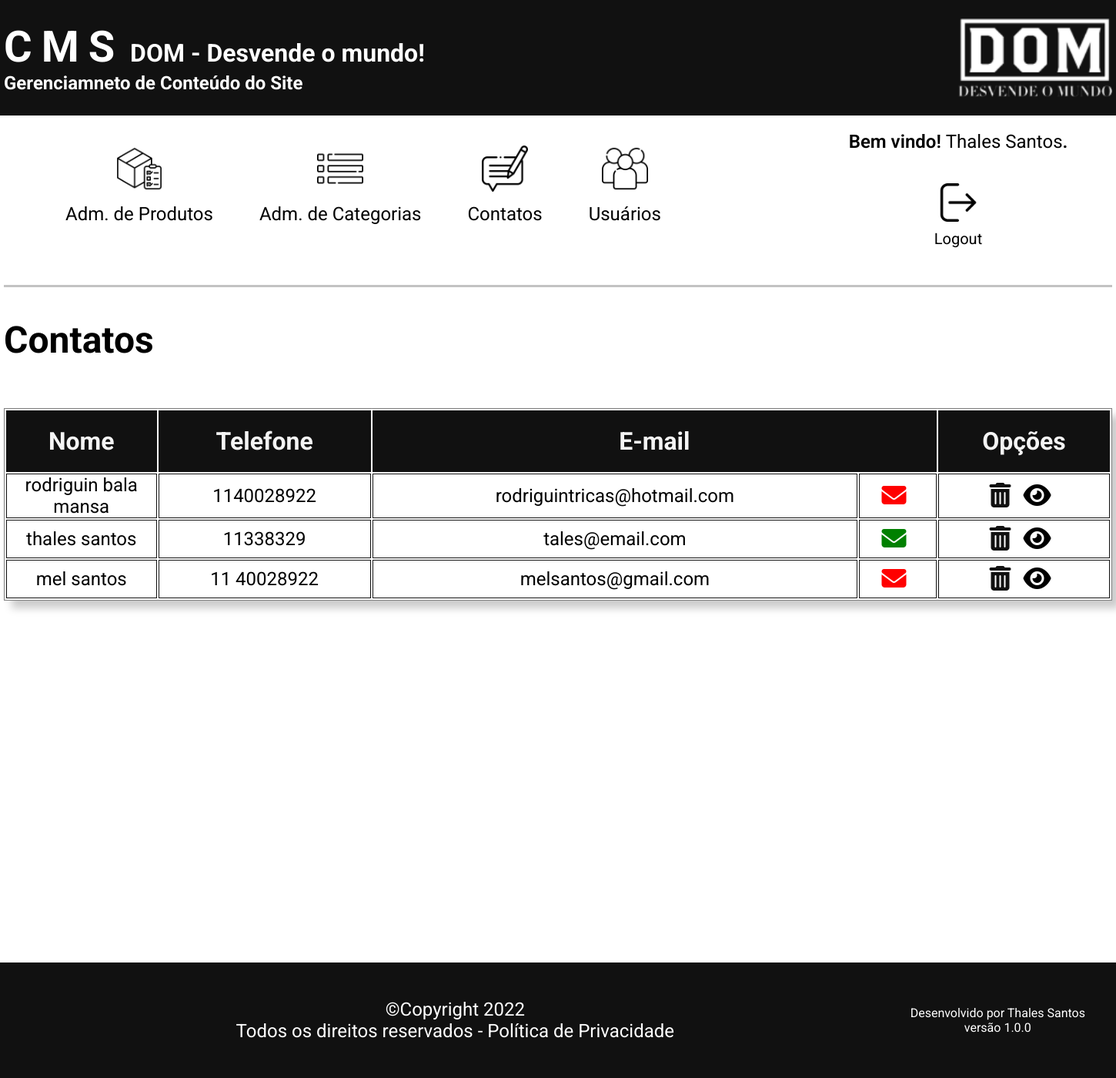
Page /cms/dashboard-contatos.php on the committed database.
### tables this page shows
CREATE TABLE `tbl_contatos` (
  `id_contato` int NOT NULL AUTO_INCREMENT,
  `nome` varchar(80) NOT NULL,
  `telefone` varchar(18) DEFAULT NULL,
  `email` varchar(80) NOT NULL,
  `obs` text,
  `atualizacoes_email` tinyint(1) DEFAULT NULL,
  PRIMARY KEY (`id_contato`)
);

### cms/model/bd/contato.php (called while the page is built, shortened)
<?php
function selectAllContatos()
{
    $conexao = conexaoMySQL();
    $sql = "SELECT * FROM tbl_contatos order by id_contato desc";
    $result = mysqli_query($conexao, $sql);
    $arrayDados = array();
    if ($result) {
        $cont = 0;
        while ($rsDados = mysqli_fetch_assoc($result)) {
            if ($rsDados) {
                $arrayDados[$cont] = array(
                    "id"                    => $rsDados['id_contato'],
                    "nome"                  => $rsDados['nome'],
                    "telefone"              => $rsDados['telefone'],
                    "email"                 => $rsDados['email'],
                    "obs"                   => $rsDados['obs'],
                    "atualizacoes_email"     => $rsDados['atualizacoes_email']
                );
                $cont++;
            }
        }
        return $arrayDados;
    }
}

### cms/controller/controllerContato.php (called while the page is built, shortened)
<?php
function listaContatos()
{
    require_once('model/bd/contato.php');
    $dados = selectAllContatos();
    if (!empty($dados))
        return $dados;
    else
        return false;
}

### cms/dashboard-contatos.php (the view, shortened to what this page needs)
<!DOCTYPE html>
<html lang="en">
<head>
    <link rel="stylesheet" href="https://cdnjs.cloudflare.com/ajax/libs/font-awesome/6.1.1/css/all.min.css" />
    <link rel="stylesheet" type="text/css" href="css/style.css">
    <link rel="stylesheet" type="text/css" href="css/dashboard-contatos.css">
</head>
<body>
    <section class="content container">
        <h1 class="section-title">Contatos</h1>
        <table>
            <thead>
                <th>Nome</th>
                <th>Telefone</th>
                <th colspan="2">E-mail</th>
                <th>Opções</th>
            </thead>
            <tbody>
                <?php
                require_once('controller/controllerContato.php');
                if ($listContato = listaContatos()) {
                    foreach ($listContato as $item) {
                ?>
                        <tr>
                            <td><?= $item['nome'] ?></td>
                            <td><?= $item['telefone'] ?></td>
                            <td><?= $item['email'] ?></td>
                            <td>
                                <i class="fa-solid fa-envelope <?= $item['atualizacoes_email'] == 1 ? 'green' : 'red' ?>"></i>
                            </td>
                            <td class="acoes">
                                <a onclick="return confirm('Deseja realmente excluir o contato: <?= $item['nome'] ?>')" href="../router.php?component=contatos&action=deletar&id=<?= $item['id'] ?>">
                                    <i class="fa-solid fa-trash-can" title="Excluir"></i>
                                </a>
                                <i class="fa-solid fa-eye" title="Visualizar"></i>
                            </td>
                        </tr>
                <?php
                    }
                }
                ?>
            </tbody>
        </table>
    </section>
    <footer>
        <div class="footer-content container">
            <div class="footer-content-center">
                <span>&copy;Copyright 2022</span>
                <span>Todos os direitos reservados - <a href="">Política de Privacidade</a></span>
            </div>
            <div class="footer-content-right">
                <span>Desenvolvido por Thales Santos</span>
                <span>versão 1.0.0</span>
            </div>
        </div>
    </footer>
</body>
</html>

### cms/css/style.css (style rules this page uses)
* { margin: 0; padding: 0; border: 0; outline: none; font-family: "Roboto", "Source Sans Pro", sans-serif; box-sizing: border-box; user-select: none; }
.container { width: 1440px; margin: auto; }
header { width: 100%; height: 150px; background-color: #111; }
.header-content { height: inherit; display: flex; justify-content: space-between; align-items: center; }
.header-content-title { color: #fff; }
.header-content-title > h1 { font-size: 2rem; }
.header-content-title > h2 { font-size: 1.5rem; }
.header-content-title > h1 > span { width: 80%; font-size: 3.5rem; letter-spacing: 12px; }
.header-content-logo { width: 200px; height: 150px; display: flex; align-items: center; justify-content: center; }
.header-content-logo img { width: inherit; object-fit: contain; }
.dashboard { display: flex; align-items: center; justify-content: space-between; margin-bottom: 40px; }
.dashboard-content-actions-container { flex: 1; padding-left: 80px; display: flex; align-items: center; justify-content: flex-start; }
.dashboard-content-action { height: 150px; display: flex; flex-direction: column; align-items: center; justify-content: center; margin-right: 60px; }
.dashboard-content-action a { text-decoration: none; color: #000000; display: flex; flex-direction: column; align-items: center; justify-content: center; cursor: pointer; }
.dashboard-content-action img { width: 60px; height: 60px; object-fit: contain; margin-bottom: 15px; }
.dashboard-content-action span { font-size: 1.5rem; }
.dashboard-content-user-container { width: 400px; height: 180px; cursor: pointer; display: flex; flex-direction: column; justify-content: flex-start; align-items: center; padding-top: 20px; }
.dashboard-content-user-name { width: inherit; font-size: 1.5rem; margin-bottom: 40px; }
.dashboard-content-user-name p { text-align: center; font-weight: 600; }
.dashboard-content-user-name span { font-weight: 400; }
.dashboard-content-user-logout { width: 80px; height: 180px; display: flex; flex-direction: column; align-items: center; justify-content: flex-start; }
.dashboard-content-user-logout img { width: 50px; height: 50px; object-fit: contain; margin-bottom: 10px; }
.dashboard-content-user-logout input { font-size: 1.25rem; background-color: transparent; }
.content { min-height: 100vh; padding-top: 40px; margin-bottom: 80px; border-top: 3px solid #c3c3c3; }
.section-title { font-size: 3rem; }
.section-title::first-letter { text-transform: uppercase; }
footer { width: 100%; height: 150px; padding-right: 40px; background-color: #111; }
.footer-content { width: 100%; height: inherit; display: flex; justify-content: flex-end; align-items: center; }
.footer-content-center { margin: auto; display: flex; flex-direction:column; justify-content:center; align-items:center; }
.footer-content-center span { font-size: 1.5rem; color: #fff; }
.footer-content-center span a { text-decoration: none; color: #fff; }
.footer-content-right { height: inherit; align-self: flex-end; display: flex; flex-direction:column; justify-content:center; align-items:center; }
.footer-content-right span { color: #fff; }

### cms/css/dashboard-contatos.css (style rules this page uses)
table { width: 100%; min-height: 150px; height: auto; margin-top: 60px; display: table; text-indent: initial; border: solid 1px black; border-collapse: separate; border-spacing: 2px; border-color: grey; box-shadow: 10px 10px 10px #cccccc; }
table tr { width: 100%; height: 50px; border: solid 1px #111; }
table td, th { width: 50px; height: inherit; display: table-cell; vertical-align: inherit; text-align: center; border: solid 1px #111; }
td { font-size:1.5rem; }
table thead { height: 80px; color: #f4f4f4; font-size: 2rem; font-weight: 700; background-color: #111; }
table td i { font-size: 2rem; transition: all 0.3s; margin-right: 10px; }
table td.acoes a { text-decoration: none; display: inline; color: #111; }
.fa-solid.fa-envelope.red { color: red; }
.fa-solid.fa-envelope.green { color: green; }

### rows in the picture
tbl_contatos: nome "rodriguin bala mansa", telefone "1140028922", email "rodriguintricas@hotmail.com", atualizacoes_email 0 (drawn)
tbl_contatos: nome "thales santos", telefone "11338329", email "tales@email.com", atualizacoes_email 1 (drawn)
tbl_contatos: nome "mel santos", telefone "11 40028922", email "melsantos@gmail.com", atualizacoes_email 0 (drawn)
